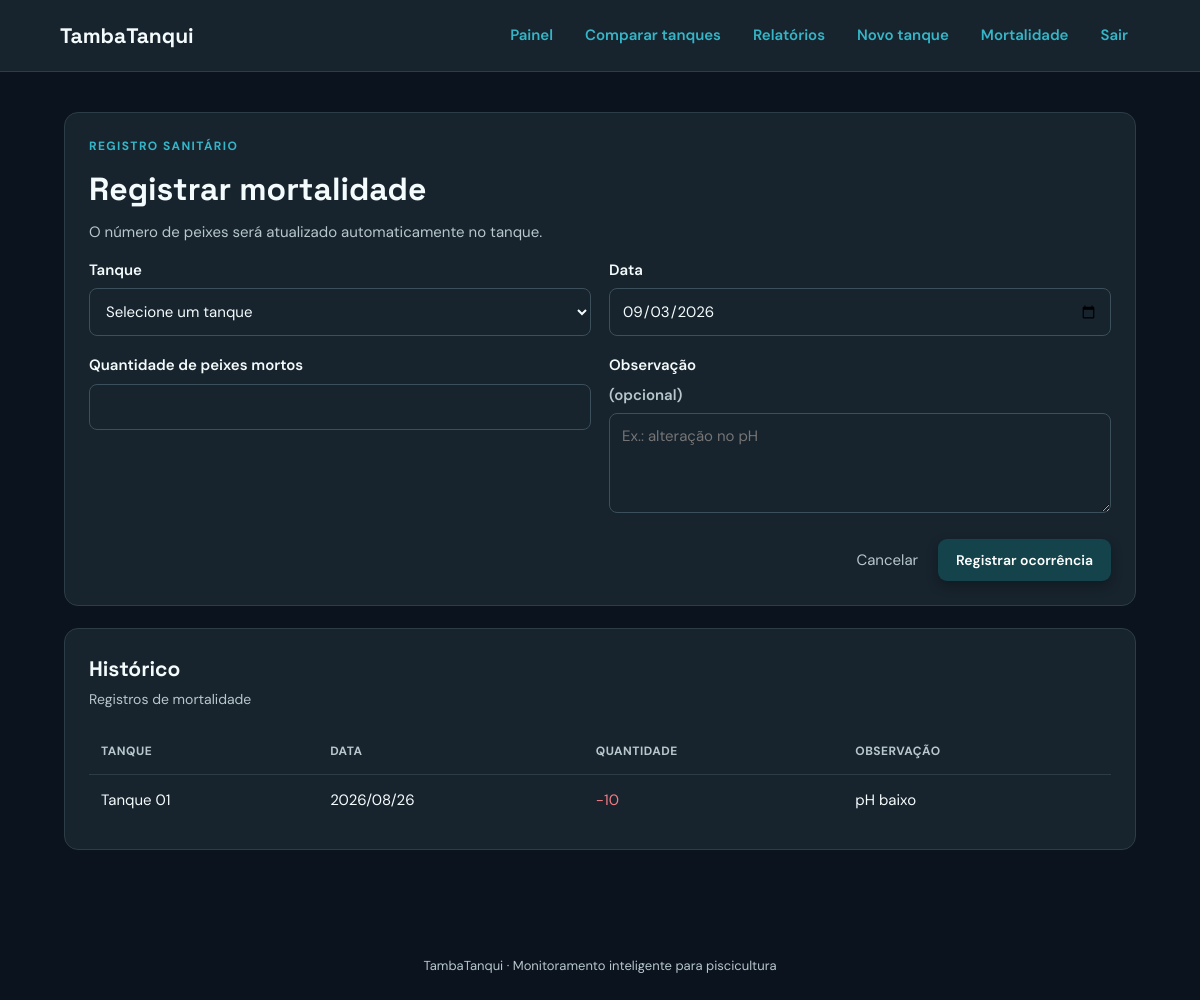
The app's page /mortalidade (signed in), older data.
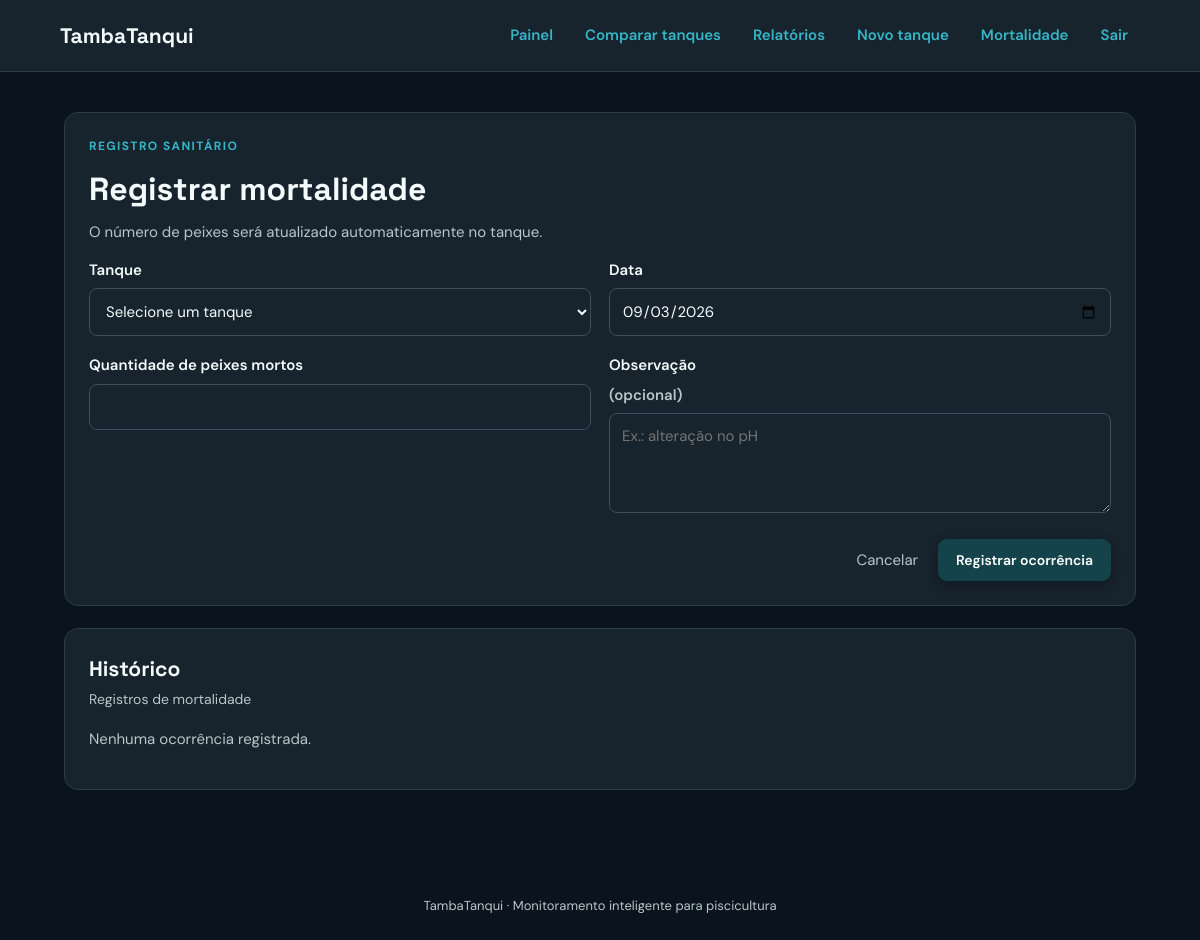
The same page, newer data.
### tables this page shows
CREATE TABLE mortalidades (
        id INTEGER PRIMARY KEY AUTOINCREMENT, tanque_id INTEGER NOT NULL,
        data TEXT NOT NULL, quantidade INTEGER NOT NULL,
        observacao TEXT DEFAULT '',
        FOREIGN KEY (tanque_id) REFERENCES tanques(id) ON DELETE CASCADE);

CREATE TABLE tanques (
            id INTEGER PRIMARY KEY AUTOINCREMENT,
            nome TEXT NOT NULL,
            capacidade REAL NOT NULL,
            especie TEXT NOT NULL,
            data_cadastro TEXT NOT NULL,
            quantidade_inicial INTEGER NOT NULL,
            quantidade_atual INTEGER NOT NULL
        , temperatura REAL NOT NULL DEFAULT 0, ph REAL NOT NULL DEFAULT 0, oxigenio REAL NOT NULL DEFAULT 0, amonia REAL NOT NULL DEFAULT 0, nitrito REAL NOT NULL DEFAULT 0);

### app.py (the view, shortened to what this page needs)
@app.route("/mortalidade", methods=["GET", "POST"])
@login_required
def mortalidade():
    db = get_db()
    tanques = db.execute("SELECT id, nome FROM tanques ORDER BY nome").fetchall()
    registros = db.execute("""SELECT m.*, t.nome AS tanque_nome FROM mortalidades m
        JOIN tanques t ON t.id = m.tanque_id ORDER BY m.data DESC, m.id DESC""").fetchall()
    return render_template("mortalidade.html", tanques=tanques, registros=registros)

### app.py (called while the page is built)
def get_db():
    if "db" not in g:
        g.db = sqlite3.connect(DATABASE)
        g.db.row_factory = sqlite3.Row
    return g.db

@app.context_processor
def template_globals():
    return {"today": date.today().isoformat(), "usuario": session.get("usuario"), "avaliar_parametro": avaliar_parametro}

@app.before_request
def enforce_session_timeout():
    if "usuario_id" not in session:
        return None
    agora = time.time()
    ultima_atividade = session.get("ultima_atividade", agora)
    if agora - ultima_atividade > SESSION_TIMEOUT_SECONDS:
        session.clear()
        flash("Sua sessão expirou por inatividade. Entre novamente.", "error")
        return redirect(url_for("login", next=request.path))
    session["ultima_atividade"] = agora
    return None

def login_required(view):
    @wraps(view)
    def wrapped_view(*args, **kwargs):
        if "usuario_id" not in session:
            flash("Entre na sua conta para acessar o painel.", "error")
            return redirect(url_for("login", next=request.path))
        return view(*args, **kwargs)
    return wrapped_view

### templates/mortalidade.html
{% extends 'base.html' %}{% block title %}Mortalidade · TambaTanqui{% endblock %}{% block content %}<div class="form-card card"><p class="eyebrow">REGISTRO SANITÁRIO</p><h1>Registrar mortalidade</h1><p class="muted">O número de peixes será atualizado automaticamente no tanque.</p>{% if tanques %}<form method="post" class="grid-form"><label>Tanque<select name="tanque_id" required><option value="">Selecione um tanque</option>{% for tanque in tanques %}<option value="{{ tanque.id }}">{{ tanque.nome }}</option>{% endfor %}</select></label><label>Data<input type="date" name="data" value="{{ today }}" required></label><label>Quantidade de peixes mortos<input type="number" name="quantidade" min="1" required></label><label>Observação <span class="muted">(opcional)</span><textarea name="observacao" rows="3" placeholder="Ex.: alteração no pH"></textarea></label><div class="form-actions"><a href="{{ url_for('index') }}">Cancelar</a><button class="button" type="submit">Registrar ocorrência</button></div></form>{% else %}<div class="empty"><p>Cadastre um tanque antes de registrar uma ocorrência.</p><a class="button" href="{{ url_for('cadastrar_tanque') }}">Cadastrar tanque</a></div>{% endif %}</div><section class="card"><div class="section-heading"><div><h2>Histórico</h2><p>Registros de mortalidade</p></div></div>{% if registros %}<div class="table-wrap"><table><thead><tr><th>Tanque</th><th>Data</th><th>Quantidade</th><th>Observação</th></tr></thead><tbody>{% for registro in registros %}<tr><td>{{ registro.tanque_nome }}</td><td>{{ registro.data|replace('-', '/') }}</td><td class="danger-text">-{{ registro.quantidade }}</td><td>{{ registro.observacao or '—' }}</td></tr>{% endfor %}</tbody></table></div>{% else %}<p class="muted">Nenhuma ocorrência registrada.</p>{% endif %}</section>{% endblock %}

Row changes from the older to the newer data that the page shows:
removed mortalidades: tanque_nome "Tanque 01", data "2026/08/26", quantidade "10", observacao "pH baixo"
Text that changed along with them:
text no longer shown: "TANQUE DATA QUANTIDADE OBSERVAÇÃO"
text now shown: "Nenhuma ocorrência registrada."
